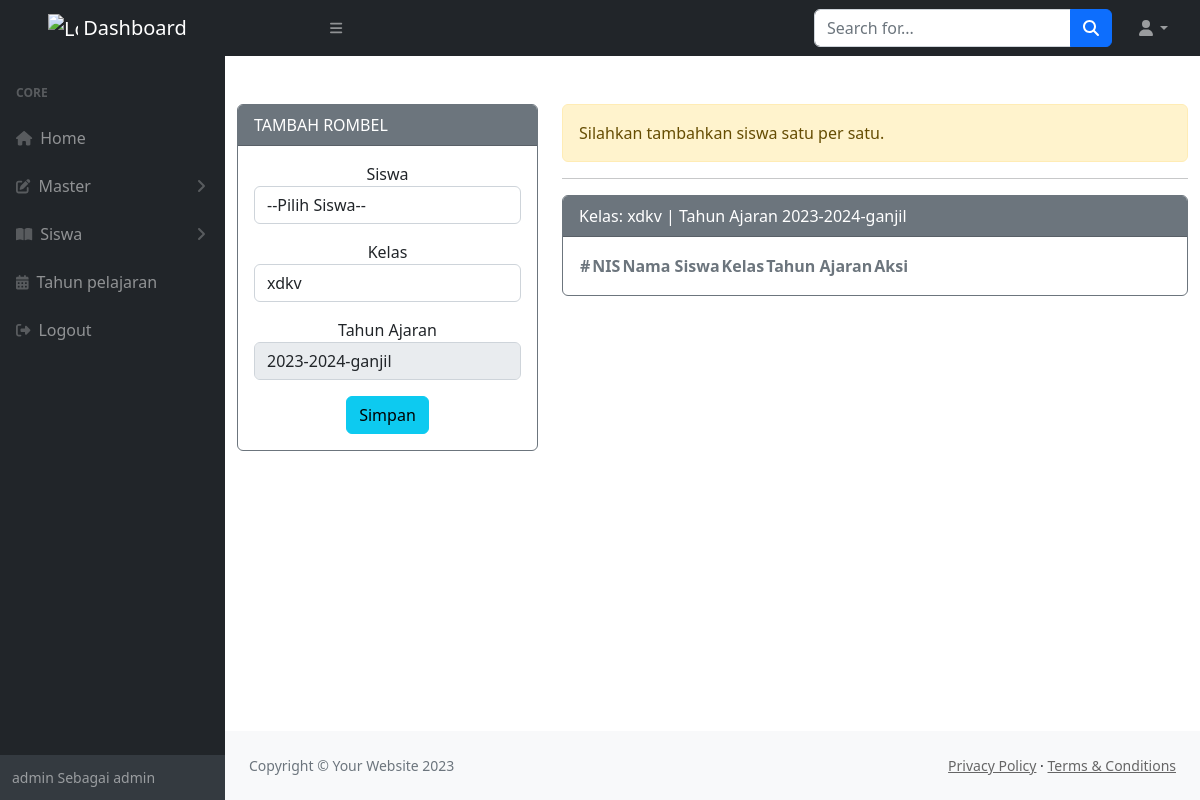
/admin/media.php?module=rombel&kls=xdkv (signed in), run on an earlier commit of the app's database.
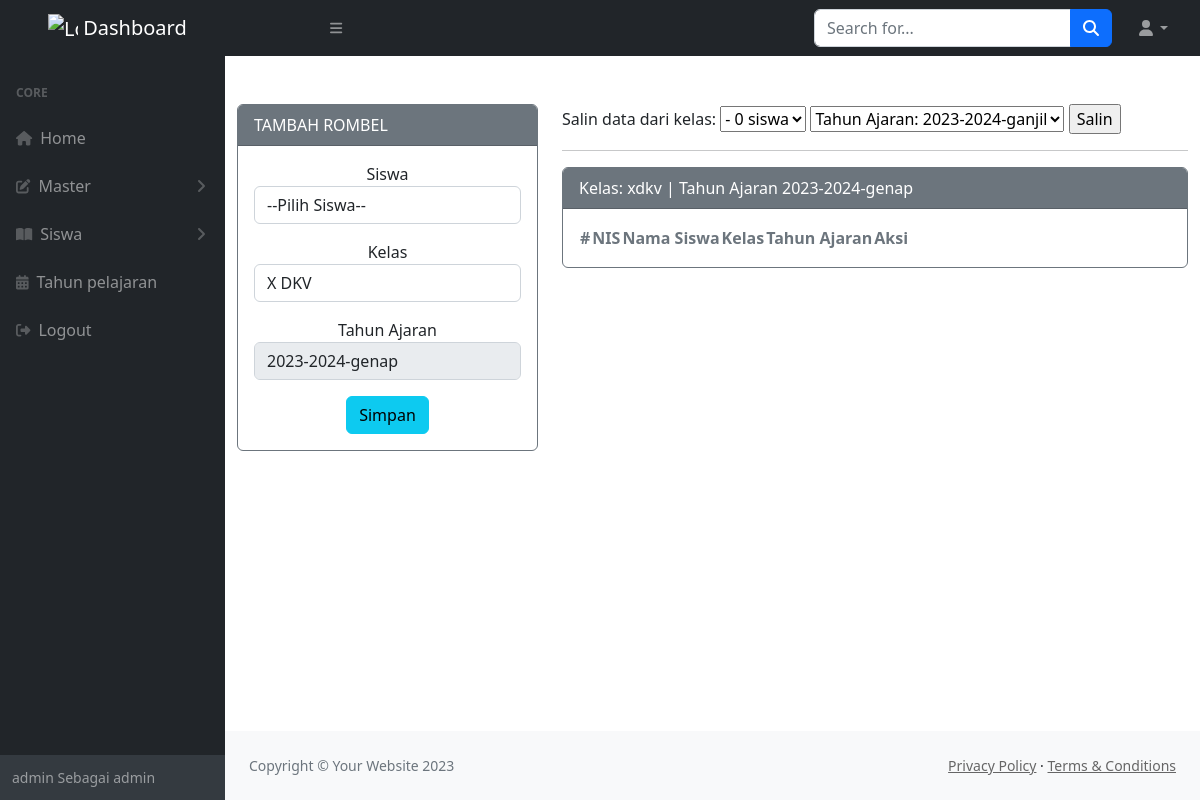
And on a later commit of the database.
### tables this page shows
CREATE TABLE `tahun_ajar` (
  `kd_tajar` varchar(20) NOT NULL,
  `tahun_ajar` varchar(15) NOT NULL,
  `kd_semester` int(11) NOT NULL,
  `aktif` varchar(5) NOT NULL
);

### admin/modul/mod_rombel/rombel_v.php (the view, shortened to what the changed rows need)
<?php
include "../koneksi/koneksi.php";
if (empty($_SESSION['username']) and empty($_SESSION['passuser']) and $_SESSION['login'] == 0) {
  echo "<script>alert('Kembalilah Kejalan yg benar!!!'); window.location = '../../index.php';</script>";
} else {
  $qtajar = mysqli_query($connect, "SELECT * FROM tahun_ajar WHERE aktif='Y'");
  $r = mysqli_fetch_assoc($qtajar);
  $thn_ajar = $r['kd_tajar'];
  $tahun = $r['tahun_ajar'];
  $semester = $r['kd_semester'];
  $update = (isset($_GET['action']) and $_GET['action'] == 'update') ? true : false;
?>
  <div class="content-wrapper">
    <div class="container mt-5">
      <div class="row">
        <div class="col-md-4 col-sm-4 col-xs-12">
          <div class="card border-secondary mb-3 card-<?= ($update) ? "warning" : "info" ?>">
            <div class="card-header text-bg-secondary">
              <?= ($update) ? "EDIT" : "TAMBAH" ?> ROMBEL
            </div>
            <div class="card-body  text-center recent-users-sec">
              <form action="<?= $_SERVER['REQUEST_URI'] ?>" method="POST" role="form">
                <div class="form-group mb-3">
                  <label>Siswa</label>
                  <select class="form-control" name="nis">
                    <option selected hidden>--Pilih Siswa--</option>
                  </select>
                </div>
                <div class="form-group mb-3">
                  <label>Kelas </label>
                  <select class="form-control" name="kd_kelas" id="cbbkls">
                    <?php $query3 = $connect->query("SELECT * FROM kelas ORDER BY tingkat");
                    while ($data3 = $query3->fetch_assoc()) : ?>
                      <option value="<?= $data3["kd_kelas"] ?>" <?= (!$update) ? (!isset($_GET['kls']) ?: ($data3["kd_kelas"] != $_GET['kls'] ?: 'selected=""'))  : (($data3["kd_kelas"] != $data3["kd_kelas"]) ?: 'selected="on"') ?>><?= $data3["nama_kelas"] ?></option>
                    <?php endwhile; ?>
                  </select>
                </div>
                <div class="form-group mb-3">
                  <label>Tahun Ajaran</label>
                  <input type="text" class="form-control" name="" value="<?= $thn_ajar; ?>" disabled="">
                </div>
                <button type="submit" class="btn btn-<?= ($update) ? "warning" : "info" ?> btn-block">Simpan</button>
              </form>
            </div>
          </div>
        </div>
        <div class="col-md-8 col-sm-8 col-xs-12">
          <div class="panel panel-success">
            <div class="panel-body">
              <div class="table-responsive">
                <?php $no = 1;
                $sql = "
                        SELECT * FROM rombel,kelas,tahun_ajar,siswa
                        where rombel.kd_kelas=kelas.kd_kelas
                        and siswa.nis=rombel.nis
                        and rombel.kd_tajar=tahun_ajar.kd_tajar AND rombel.kd_tajar='$thn_ajar'";
                if (isset($_GET['kls'])) {
                  $sql .= " AND rombel.kd_kelas='$_GET[kls]'";
                  $jum = mysqli_num_rows(mysqli_query($connect, $sql));
                  if ($jum == 0) {
                    $tingkat = mysqli_query($connect, "SELECT tingkat FROM kelas WHERE kd_kelas='$_GET[kls]'");
                    $dtkt = mysqli_fetch_assoc($tingkat);
                    if ($dtkt['tingkat'] == 'X') {
                      if ($semester == 2) {
                ?>
                        <form action="modul/mod_rombel/copy.php?kd_kelas=<?= $_GET['kls'] ?>&action=salindata" method="POST" role="form">
                          <div class="form-group mb-3">
                            <?php
                            $tajarseblum = $tahun . "-ganjil";
                            ?>
                            <label>Salin data dari kelas: </label>
                            <select name="kelas">
                              <?php
                              $kls = mysqli_query($connect, "SELECT * FROM kelas WHERE tingkat='$dtkt[tingkat]'");
                              while ($klas = mysqli_fetch_array($kls)) {
                                $qklas = "SELECT COUNT(rombel.nis) AS JML, kelas.nama_kelas,kelas.kd_kelas FROM rombel,kelas,tahun_ajar WHERE rombel.kd_kelas = kelas.kd_kelas AND rombel.kd_tajar = tahun_ajar.kd_tajar AND tahun_ajar.kd_tajar='$tajarseblum' AND kelas.kd_kelas='$klas[kd_kelas]'";
                                $dtklas = mysqli_fetch_array(mysqli_query($connect, $qklas));
                                echo "<option value='$dtklas[kd_kelas]'>$dtklas[nama_kelas] - $dtklas[JML] siswa</option>";
                              }
                              ?>
                            </select>
                            <select name="tahun_ajar">
                              <option value="<?= $tajarseblum; ?>">Tahun Ajaran: <?= $tajarseblum; ?></option>
                            </select>
                            <input type="submit" name="salin" value="Salin">
                          </div>
                        </form>
                      <?php
                      } else {
                        echo "<p class='alert alert-warning'>Silahkan tambahkan siswa satu per satu.</p>";
                      }
                    }
                    echo "<hr>";
                  }
                }
                ?>
                <div class="card border-secondary mb-3">
                  <div class="card-header text-bg-secondary">
                  <?php
                  echo isset($_GET['kls']) ? ("Kelas: " . $_GET['kls']) : "ROMBEL";
                  ?> | Tahun Ajaran <?= $thn_ajar; ?>
                  </div>
                  <div class="card-body text-secondary">
                    <table id="datatablesSimple">
                      <thead>
                        <tr>
                          <th>#</th>
                          <th>NIS</th>
                          <th>Nama Siswa</th>
                          <th>Kelas</th>
                          <th>Tahun Ajaran</th>
                          <th>Aksi</th>
                        </tr>
                      </thead>
                    </table>
                  </div>
                </div>
              </div>
            </div>
          </div>
        </div>
      </div>
    </div>
  </div>
<?php } ?>

What changed in the data, as far as the page shows it:
no longer on this page (row edited): tahun_ajar: kd_tajar "2023-2024-ganjil"
now on this page (row edited): tahun_ajar: kd_tajar "2023-2024-genap"
Also different on the page:
form field kd_kelas: "xdkv" → "X DKV"
form field kelas: (not shown) → "- 0 siswa"
form field tahun_ajar: (not shown) → "Tahun Ajaran: 2023-2024-ganjil"
form field salin: (not shown) → "Salin"
text no longer shown: "Silahkan tambahkan siswa satu per satu."
text now shown: "Salin data dari kelas:"
